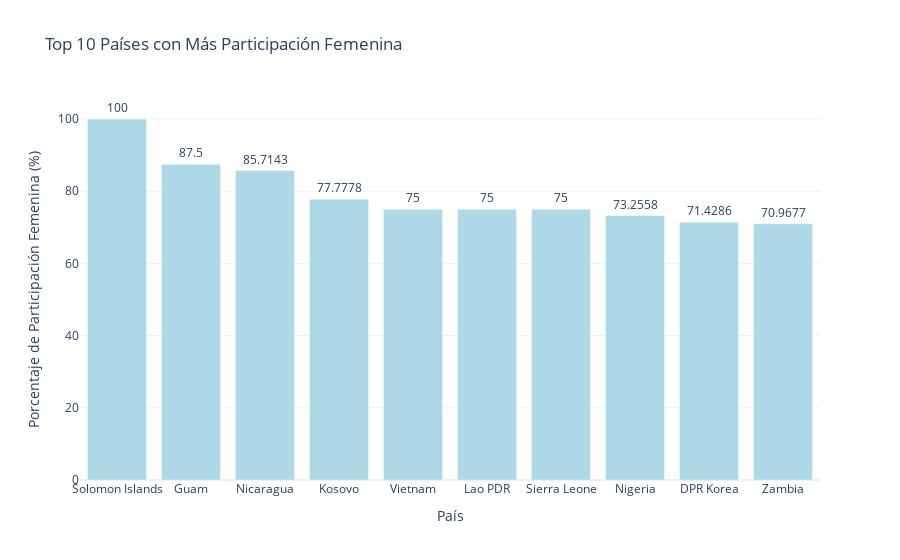
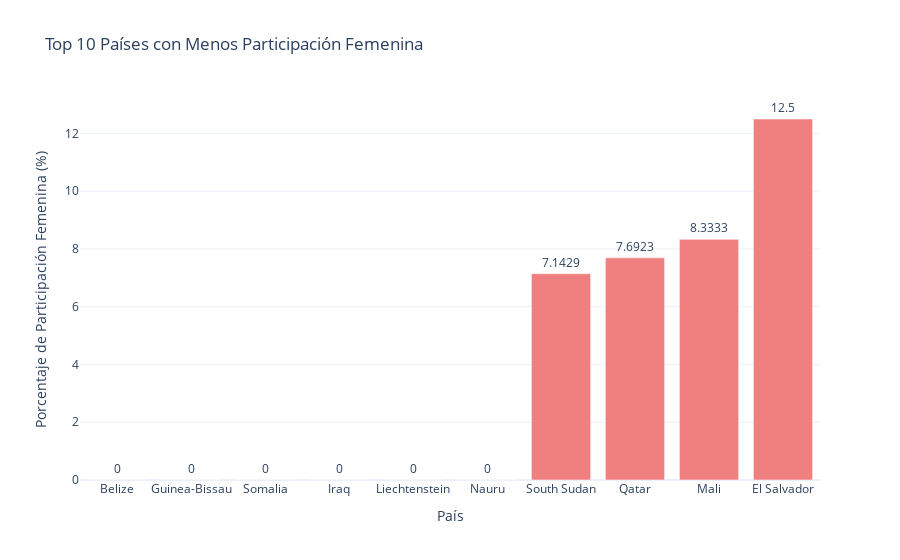

The code cell stored with these charts, in order, in its notebook:
### Code cell
import pandas as pd
import pymysql
from sqlalchemy import create_engine
import getpass  # Para obtener la contraseña sin mostrar la entrada
import plotly.express as px

# Obtener la contraseña de forma segura
password = getpass.getpass(prompt="Introduce la contraseña de MySQL: ")

# Configuración de la base de datos y la conexión
bd = "deportesdb"
connection_string = f'mysql+pymysql://root:{password}@localhost/{bd}'
engine = create_engine(connection_string)

# Consulta para el Top 10 Países con Más Participación Femenina
consulta_mas = """
    SELECT 
        a.country,
        COUNT(CASE WHEN a.gender = 'Female' THEN 1 END) AS total_femenino,
        COUNT(CASE WHEN a.gender = 'Male' THEN 1 END) AS total_masculino,
        COUNT(a.code) AS total_participantes,
        (COUNT(CASE WHEN a.gender = 'Female' THEN 1 END) / COUNT(a.code)) * 100 AS porcentaje_femenino
    FROM Atletas a
    GROUP BY a.country
    ORDER BY porcentaje_femenino DESC
    LIMIT 10
"""

# Consulta para el Top 10 Países con Menos Participación Femenina
consulta_menos = """
    SELECT 
        a.country,
        COUNT(CASE WHEN a.gender = 'Female' THEN 1 END) AS total_femenino,
        COUNT(CASE WHEN a.gender = 'Male' THEN 1 END) AS total_masculino,
        COUNT(a.code) AS total_participantes,
        (COUNT(CASE WHEN a.gender = 'Female' THEN 1 END) / COUNT(a.code)) * 100 AS porcentaje_femenino
    FROM Atletas a
    GROUP BY a.country
    ORDER BY porcentaje_femenino ASC
    LIMIT 10
"""

# Leer las consultas SQL en DataFrames
df_mas = pd.read_sql(consulta_mas, con=engine)
df_menos = pd.read_sql(consulta_menos, con=engine)

# Mostrar los DataFrames para verificar los resultados
print("Top 10 Países con Más Participación Femenina:")
print(df_mas)

print("\nTop 10 Países con Menos Participación Femenina:")
print(df_menos)

# Crear gráficos interactivos con Plotly para la participación femenina
fig_mas = px.bar(df_mas, x='country', y='porcentaje_femenino',
                 title='Top 10 Países con Más Participación Femenina',
                 labels={'country': 'País', 'porcentaje_femenino': 'Porcentaje de Participación Femenina (%)'},
                 text='porcentaje_femenino',
                 template='plotly_white')

fig_menos = px.bar(df_menos, x='country', y='porcentaje_femenino',
                  title='Top 10 Países con Menos Participación Femenina',
                  labels={'country': 'País', 'porcentaje_femenino': 'Porcentaje de Participación Femenina (%)'},
                  text='porcentaje_femenino',
                  template='plotly_white')

# Ajustar el diseño del gráfico
fig_mas.update_traces(marker_color='lightblue', textposition='outside')
fig_mas.update_layout(xaxis_title='País', yaxis_title='Porcentaje de Participación Femenina (%)')

fig_menos.update_traces(marker_color='lightcoral', textposition='outside')
fig_menos.update_layout(xaxis_title='País', yaxis_title='Porcentaje de Participación Femenina (%)')

# Mostrar los gráficos interactivos
fig_mas.show()
fig_menos.show()

### Figure 1 — Plotly figure (JSON) as saved in the notebook; plotly's stock layout.template omitted (floating-point values rounded to 4 significant figures)
{"data": [{"alignmentgroup": "True", "hovertemplate": "País=%{x}<br>Porcentaje de Participación Femenina (%)=%{text}<extra></extra>", "legendgroup": "", "marker": {"color": "lightblue", "pattern": {"shape": ""}}, "name": "", "offsetgroup": "", "orientation": "v", "showlegend": false, "text": [100, 87.5, 85.71, 77.78, 75, 75, 75, 73.26, 71.43, 70.97], "textposition": "outside", "type": "bar", "x": ["Solomon Islands", "Guam", "Nicaragua", "Kosovo", "Vietnam", "Lao PDR", "Sierra Leone", "Nigeria", "DPR Korea", "Zambia"], "xaxis": "x", "y": [100, 87.5, 85.71, 77.78, 75, 75, 75, 73.26, 71.43, 70.97], "yaxis": "y"}], "layout": {"barmode": "relative", "legend": {"tracegroupgap": 0}, "title": {"text": "Top 10 Países con Más Participación Femenina"}, "xaxis": {"anchor": "y", "domain": [0, 1], "title": {"text": "País"}}, "yaxis": {"anchor": "x", "domain": [0, 1], "title": {"text": "Porcentaje de Participación Femenina (%)"}}}}

### Figure 2 — Plotly figure (JSON) as saved in the notebook; plotly's stock layout.template omitted (floating-point values rounded to 4 significant figures)
{"data": [{"alignmentgroup": "True", "hovertemplate": "País=%{x}<br>Porcentaje de Participación Femenina (%)=%{text}<extra></extra>", "legendgroup": "", "marker": {"color": "lightcoral", "pattern": {"shape": ""}}, "name": "", "offsetgroup": "", "orientation": "v", "showlegend": false, "text": [0, 0, 0, 0, 0, 0, 7.143, 7.692, 8.333, 12.5], "textposition": "outside", "type": "bar", "x": ["Belize", "Guinea-Bissau", "Somalia", "Iraq", "Liechtenstein", "Nauru", "South Sudan", "Qatar", "Mali", "El Salvador"], "xaxis": "x", "y": [0, 0, 0, 0, 0, 0, 7.143, 7.692, 8.333, 12.5], "yaxis": "y"}], "layout": {"barmode": "relative", "legend": {"tracegroupgap": 0}, "title": {"text": "Top 10 Países con Menos Participación Femenina"}, "xaxis": {"anchor": "y", "domain": [0, 1], "title": {"text": "País"}}, "yaxis": {"anchor": "x", "domain": [0, 1], "title": {"text": "Porcentaje de Participación Femenina (%)"}}}}
